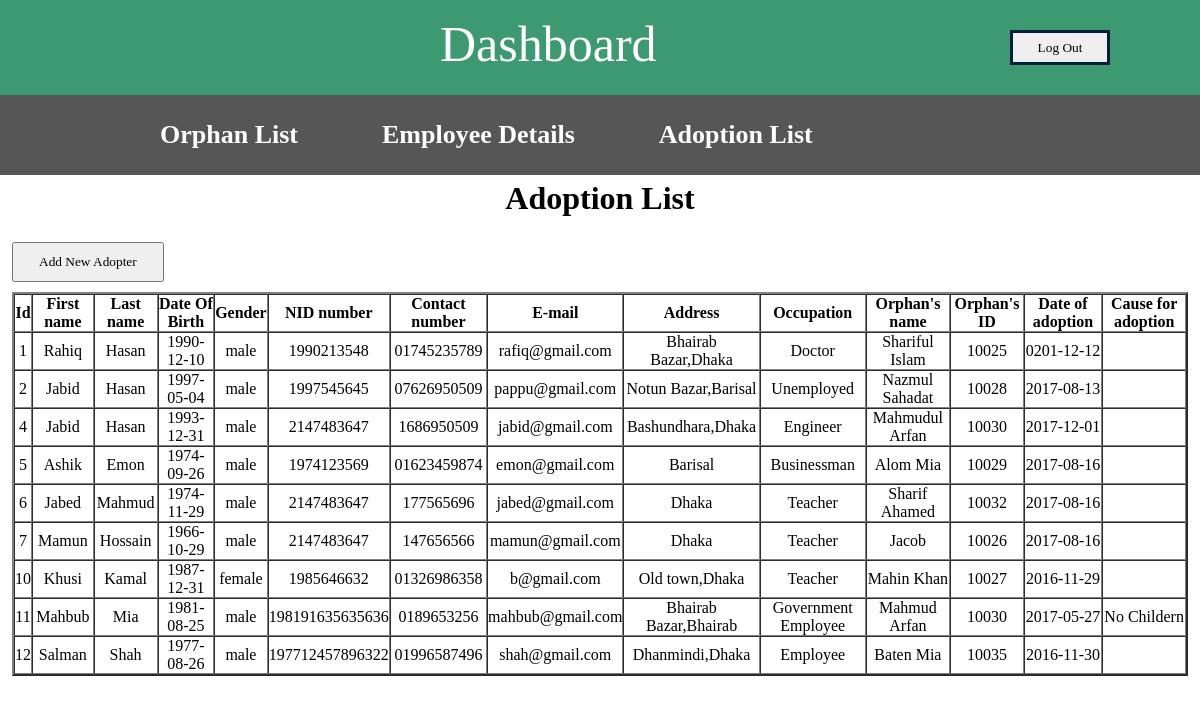
/orphan/index.php/admin_adoptionpage/adoption_table, run on the app's committed database.
### tables this page shows
CREATE TABLE `adoptionentry` (
  `id` int(10) NOT NULL,
  `first_name` varchar(200) NOT NULL,
  `last_name` varchar(200) NOT NULL,
  `date_of_birth` date NOT NULL,
  `gender` varchar(10) NOT NULL,
  `nid_number` char(50) NOT NULL,
  `contact_number` char(25) NOT NULL,
  `email_id` varchar(100) DEFAULT NULL,
  `address` text NOT NULL,
  `occupation` varchar(100) NOT NULL,
  `orphan_name` varchar(200) NOT NULL,
  `orphan_id` int(10) NOT NULL,
  `date_of_adoption` date NOT NULL,
  `cause_of_adoption` text
);

### orphan/application/controllers/admin_adoptionpage.php (called while the page is built, shortened)
<?php
class Admin_adoptionpage extends MY_Controller {
	public function adoption_table ()
	{
		$this->load->model('adoptionModel');
		$data['adoption_list']=$this->adoptionModel->getAlladoption();
		$this->load->view('admin_adoption_list',$data);
	}
}

### orphan/index.php (called while the page is built, shortened)
<?php
require_once BASEPATH.'core/CodeIgniter.php';

### orphan/application/models/adoptionModel.php (called while the page is built, shortened)
<?php
class AdoptionModel extends CI_Model {
        public function getAllAdoption(){
                $this->db->select('id,first_name,last_name,date_of_birth,gender,nid_number,contact_number,email_id,address, occupation, orphan_name,orphan_id,date_of_adoption,cause_of_adoption');
                $this->db->from('adoptionentry');
                return $this->db->get()->result_array();
        }
}

### orphan/application/views/admin_adoption_list.php (the view, shortened to what this page needs)
<!DOCTYPE html>
<html lang="en">
<head>
	<?= link_tag('assets/css/style.css')?>
</head>
<body>
	<div class="head1">
		<div class="head2">
			<a href="<?= base_url('admin_loginpage/admin_logout')?>"><button>Log Out</button></a>
				<div class="head3">
					<a href="<?= base_url('admin_optionpage/admin_dashboard')?>">Dashboard</a>
				</div>
		</div>
	</div>
	<div class="menu">
		<div class="optionmenu">
			<ul>
				<li><a href="<?= base_url('admin_orphanpage/orphan_table')?>">Orphan List</a></li>
				<li><a href="<?= base_url('admin_employeepage/employee_table')?>">Employee Details</a></li>
				<li><a href="<?= base_url('admin_adoptionpage/adoption_table')?>">Adoption List</a></li>
				<li><a href="<?= base_url('admin_volunteerpage/volunteer_table')?>">Volunteer List</a></li>
			</ul>
		</div>
	</div>
	<div class="container">
		<h1>Adoption List</h1>
		<div class ="body">
			<a href="<?php echo base_url('admin_adoptionpage/newAdoptionEntry');?>"><button>Add New Adopter</button></a>
				<div class="table">
					<table style="width:100%" border="2px" cellspacing="0px" cellpadding="2px">
						<thead>
						    <th>Id</th>
						    <th>First name</th>
						    <th>Last name</th>
						    <th>Date Of Birth</th>
						    <th>Gender</th>
						    <th>NID number</th>
						    <th>Contact number</th>
						    <th>E-mail</th>
						    <th>Address</th>
						    <th>Occupation</th>
						    <th>Orphan's name</th>
						    <th>Orphan's ID</th>
						    <th>Date of adoption</th>
						    <th>Cause for adoption</th>
						</thead>
						<tbody>
					  		<?php foreach ($adoption_list as $row){?>
						  <tr>
						    <td><?php echo $row['id'];?></td>
						    <td><?php echo $row['first_name'];?></td>
						    <td><?php echo $row['last_name'];?></td>
						    <td><?php echo $row['date_of_birth'];?></td>
						    <td><?php echo $row['gender'];?></td>
						     <td><?php echo $row['nid_number'];?></td>
						    <td><?php echo $row['contact_number'];?></td>
						    <td><?php echo $row['email_id'];?></td>
						    <td><?php echo $row['address'];?></td>
						    <td><?php echo $row['occupation'];?></td>
						    <td><?php echo $row['orphan_name'];?></td>
						    <td><?php echo $row['orphan_id'];?></td>
						    <td><?php echo $row['date_of_adoption'];?></td>
						    <td><?php echo $row['cause_of_adoption'];?></td>
						  </tr>
						    <?php } ?>
					  </tbody>
					</table>
				</div>
  	</div>
</div>
</body>
</html>

### orphan/assets/css/style.css (style rules this page uses)
* { margin: 0px; padding: 0px; font-family: tahoma; }
a { text-decoration: none; }
.head1 { height: 90px; width: 100%; background-color: #3d9970; margin: auto; padding-bottom: 5px; }
.head2 { width: 90%; margin:auto; }
.head2 a button { float: right; height: 35px; width: 100px; margin: 30px; border: 3px solid #001f3f; }
.whoClass p,h1 { text-align: center; color: black; font-family: ubuntu; padding: 5px; }
.mission p,h1 { text-align: center; color: black; font-family: ubuntu; padding: 5px; }
.head3 { width: 50%; margin: auto; float: right; }
.head3 a { font-size: 50px; color: white; padding-top: 15px; display: inline-block; }
.menu { background-color: #565656; height: 80px; width: 100%; }
.optionmenu { height: 70px; width: 80%; margin: auto; }
.optionmenu ul { list-style: none; }
.optionmenu ul li { display: inline-block; }
.optionmenu ul li a { color: white; font-family: Baskerville Old Face; display: inline-block; font-size: 26px; padding: 25px 40px; font-weight: bold; }
.body { width: 98%; padding-top: 20px; margin: auto; }
.body a button { padding: 10px 25px; margin-bottom: 10px; }
.table { padding-bottom: 100px; }
.table table tbody td { text-align: center; }

### data on the page
adoptionentry: id "1", first_name "Rahiq", last_name "Hasan", date_of_birth "1990-12-10", gender "male", nid_number "1990213548", contact_number "01745235789", email "rafiq@gmail.com", address "Bhairab Bazar,Dhaka", occupation "Doctor", orphan_name "Shariful Islam", orphan "10025", date_of_adoption "0201-12-12"
adoptionentry: id "2", first_name "Jabid", last_name "Hasan", date_of_birth "1997-05-04", gender "male", nid_number "1997545645", contact_number "07626950509", email "pappu@gmail.com", address "Notun Bazar,Barisal", occupation "Unemployed", orphan_name "Nazmul Sahadat", orphan "10028", date_of_adoption "2017-08-13"
adoptionentry: id "4", first_name "Jabid", last_name "Hasan", date_of_birth "1993-12-31", gender "male", nid_number "2147483647", contact_number "1686950509", email "jabid@gmail.com", address "Bashundhara,Dhaka", occupation "Engineer", orphan_name "Mahmudul Arfan", orphan "10030", date_of_adoption "2017-12-01"
adoptionentry: id "5", first_name "Ashik", last_name "Emon", date_of_birth "1974-09-26", gender "male", nid_number "1974123569", contact_number "01623459874", email "emon@gmail.com", address "Barisal", occupation "Businessman", orphan_name "Alom Mia", orphan "10029", date_of_adoption "2017-08-16"
adoptionentry: id "6", first_name "Jabed", last_name "Mahmud", date_of_birth "1974-11-29", gender "male", nid_number "2147483647", contact_number "177565696", email "jabed@gmail.com", address "Dhaka", occupation "Teacher", orphan_name "Sharif Ahamed", orphan "10032", date_of_adoption "2017-08-16"
adoptionentry: id "7", first_name "Mamun", last_name "Hossain", date_of_birth "1966-10-29", gender "male", nid_number "2147483647", contact_number "147656566", email "mamun@gmail.com", address "Dhaka", occupation "Teacher", orphan_name "Jacob", orphan "10026", date_of_adoption "2017-08-16"
adoptionentry: id "10", first_name "Khusi", last_name "Kamal", date_of_birth "1987-12-31", gender "female", nid_number "1985646632", contact_number "01326986358", email "b@gmail.com", address "Old town,Dhaka", occupation "Teacher", orphan_name "Mahin Khan", orphan "10027", date_of_adoption "2016-11-29"
adoptionentry: id "11", first_name "Mahbub", last_name "Mia", date_of_birth "1981-08-25", gender "male", nid_number "198191635635636", contact_number "0189653256", email "mahbub@gmail.com", address "Bhairab Bazar,Bhairab", occupation "Government Employee", orphan_name "Mahmud Arfan", orphan "10030", date_of_adoption "2017-05-27", cause_of_adoption "No Childern"
adoptionentry: id "12", first_name "Salman", last_name "Shah", date_of_birth "1977-08-26", gender "male", nid_number "197712457896322", contact_number "01996587496", email "shah@gmail.com", address "Dhanmindi,Dhaka", occupation "Employee", orphan_name "Baten Mia", orphan "10035", date_of_adoption "2016-11-30"
